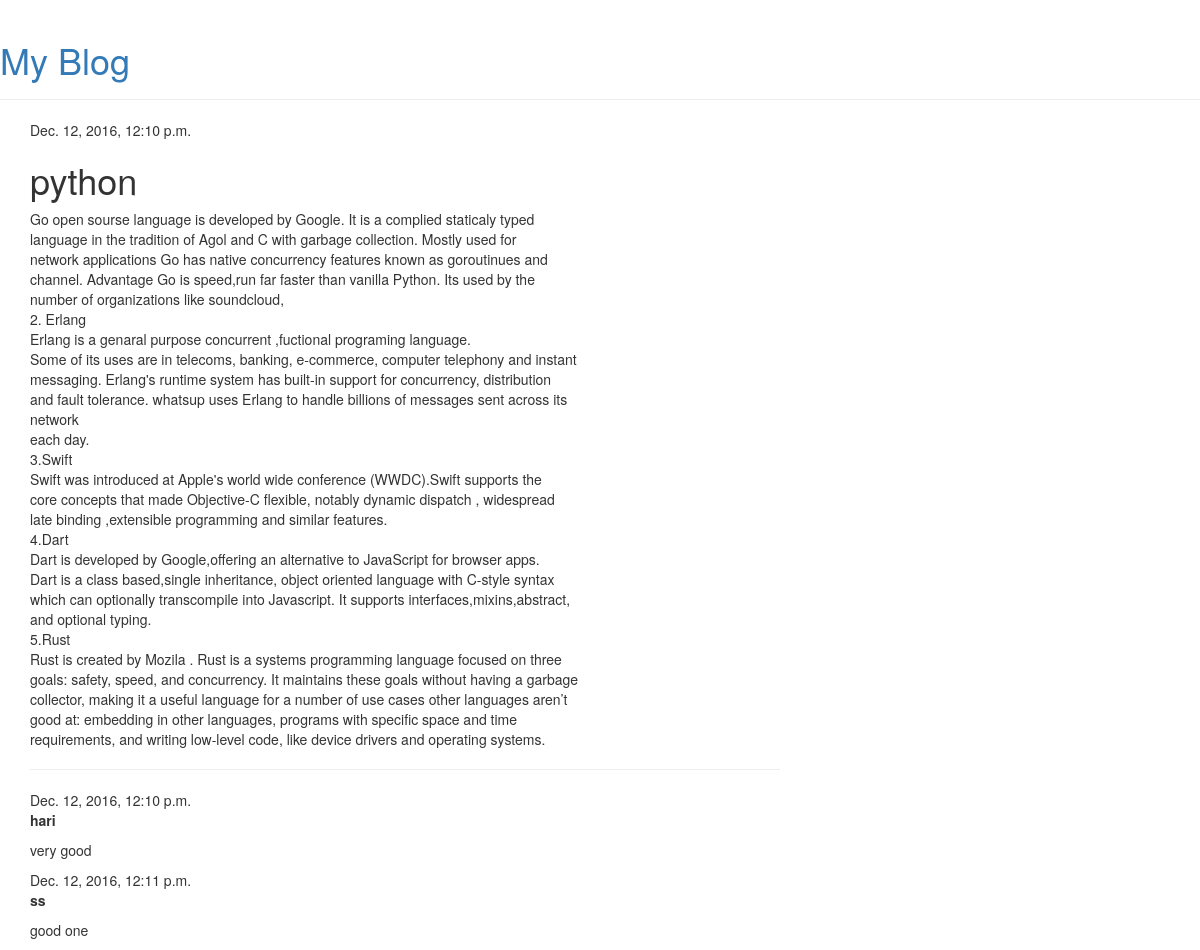
The page /post/10/ on the database its author committed.
### blog/models.py (models this page shows, shortened)
class Post(models.Model):
    author = models.ForeignKey('auth.User')
    title = models.CharField(max_length=200)
    text = models.TextField()
    created_date = models.DateTimeField(
            default=timezone.now)
    published_date = models.DateTimeField(
            blank=True, null=True)

class Comment(models.Model):
    post = models.ForeignKey('blog.Post', related_name='comments')
    author = models.CharField(max_length=200)
    text = models.TextField()
    created_date = models.DateTimeField(default=timezone.now)
    approved_comment = models.BooleanField(default=False)

### blog/views.py (the view)
# urls.py: url(r'^post/(?P<pk>\d+)/$', views.post_detail, name='post_detail'),
def post_detail(request, pk):
    post = get_object_or_404(Post, pk=pk)
    return render(request, 'blog/post_detail.html', {'post': post})

### blog/templates/blog/post_detail.html (shortened to what this page needs)
{% extends 'blog/base.html' %}
{% block content %}
    <div class="post">
        {% if post.published_date %}
            <div class="date">
                {{ post.published_date }}
            </div>
	{% else %}
    <a class="btn btn-default" href="{% url 'post_publish' pk=post.pk %}">Publish</a>
        {% endif %}
        <h1>{{ post.title }}</h1>
        <p>{{ post.text|linebreaksbr }}</p>
    </div>
<hr>
{% for comment in post.comments.all %}
    {% if user.is_authenticated or comment.approved_comment %}
    <div class="comment">
        <div class="date">
            {{ comment.created_date }}
        </div>
        <strong>{{ comment.author }}</strong>
        <p>{{ comment.text|linebreaks }}</p>
    </div>
    {% endif %}
{% empty %}
    <p>No comments here yet :(</p>
{% endfor %}
{% endblock %}

### rows shown on the page
Post: published_date "Dec. 12, 2016, 12:10 p.m.", title "python", text "Go open sourse language is developed by Google. It is a complied staticaly typed language in the tradition of Agol and C with garbage collection. Mostly used for network applications Go has native concurrency features known as goroutinues and channel. Advantage Go is speed,run far faster than vanilla Python. Its used by the number of organizations like soundcloud, 2. Erlang Erlang is a genaral purpose concurrent ,fuctional programing language. Some of its uses are in telecoms, banking, e-commerce, computer telephony and instant messaging. Erlang's runtime system has built-in support for concurrency, distribution and fault tolerance. whatsup uses Erlang to handle billions of messages sent…"
Comment: created_date "Dec. 12, 2016, 12:10 p.m.", author "hari", text "very good"
Comment: created_date "Dec. 12, 2016, 12:11 p.m.", author "ss", text "good one"
